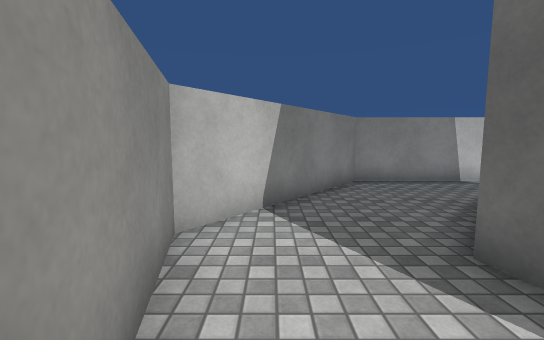
View 1 (above)

12 first-person views from a walk through a Unity game level. The camera is 1.3 m above the floor, tilts 6° down and sees 90° across. The floor is counted in squares, 1 m on a side. Each view is taken from the middle of a square. On the plan, view 1 faces up. The plan holds only what a view shows up to about 13 squares ahead; the rest is blank. The place goes on beyond the plan. Surface patterns are stand-ins for the level's own textures.

View 2
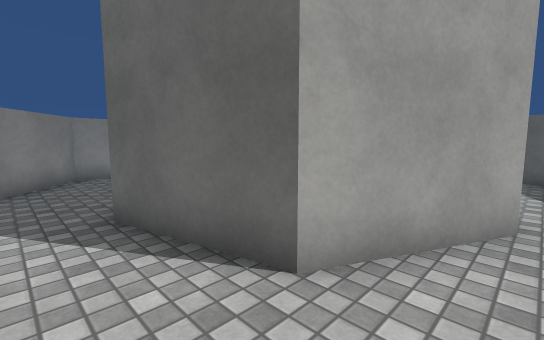

View 3
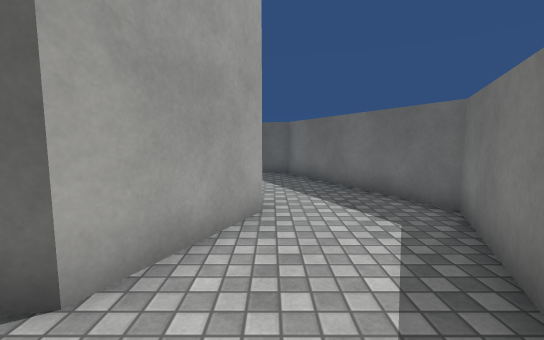

View 4
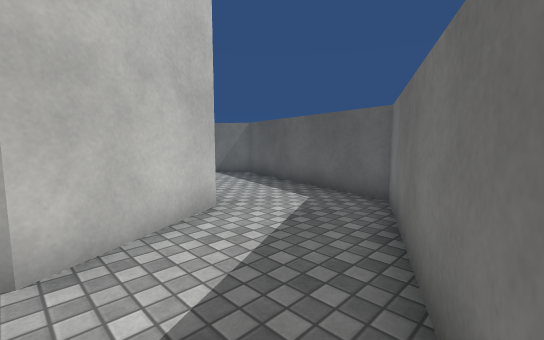

View 5
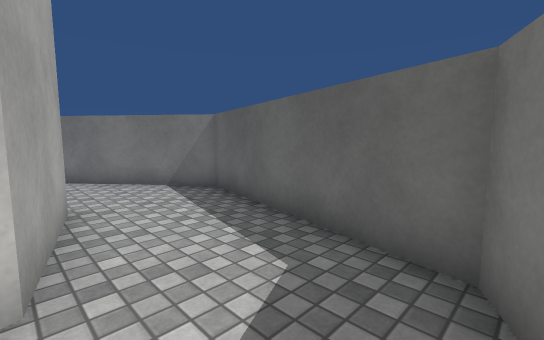

View 6
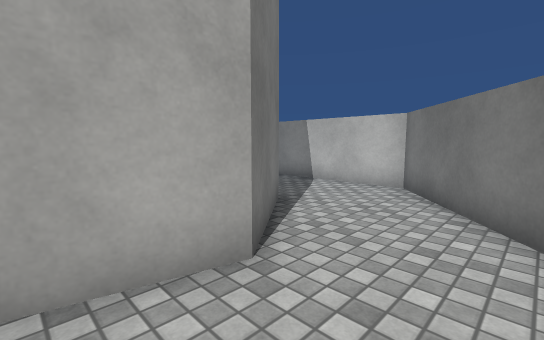

View 7
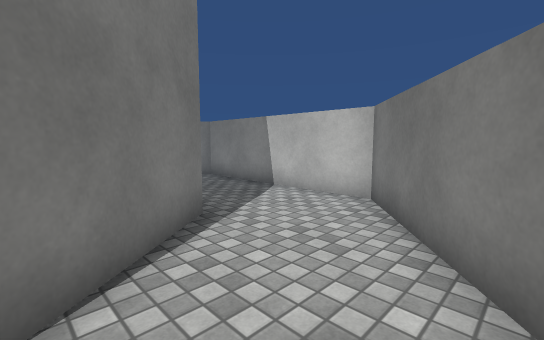

View 8
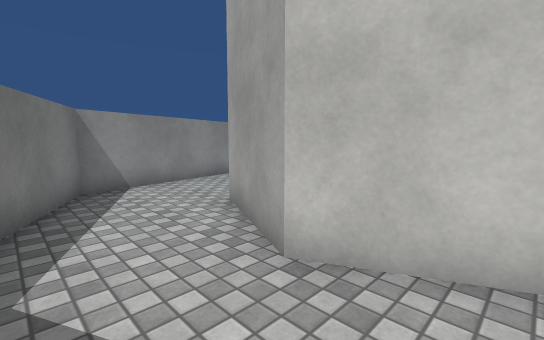

View 9
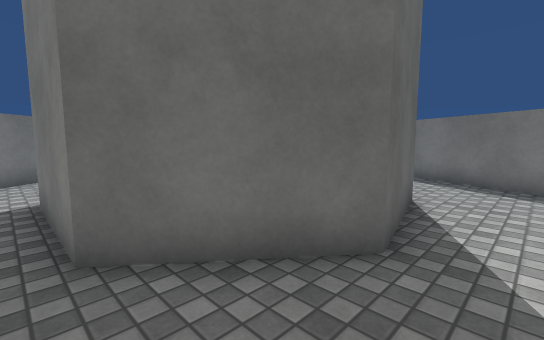

View 10
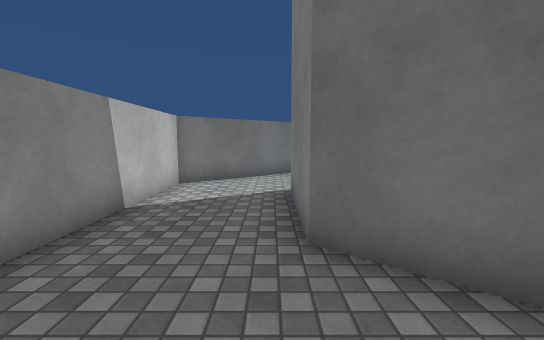

View 11
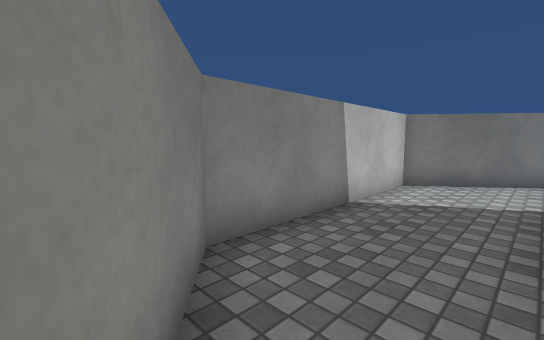

View 12
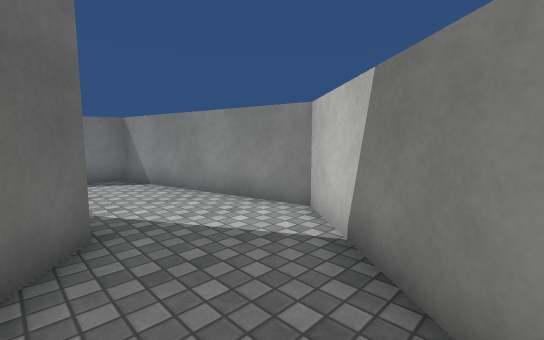

### Floor plan
Points are (right, up) in squares from view 1. A wall is a line through its corners. A room is listed if a view was taken in it or the views show most of it. See-through windows are left out.
Room 1 (views 1, 2, 3, 4, 5, 6, 7, 8, 9, 10, 11, 12)
walls: (4.3, 5.5) (7.7, 5.5) (9.8, 2.9) (9, -0.4) (6, -1.8) (3, -0.4) (2.2, 2.9) (4.3, 5.5); (2.7, 8.9) (-1.4, 3.7) (0.1, -2.7) (6, -5.5) (11.9, -2.7) (13.4, 3.7) (9.3, 8.9) (2.7, 8.9)

Positions as (right, up) in squares from view 1, and headings:
1: (0, 0), facing up
2: (1, -2), facing up-right
3: (1, -2), facing right
4: (6, -5), facing up-right
5: (9, -3), facing up-right
6: (12, 1), facing up-left
7: (12, 3), facing up-left
8: (8, -4), facing up-left
9: (1, 6), facing down-right
10: (1, 6), facing right
11: (1, 6), facing up-right
12: (3, 7), facing down-left
